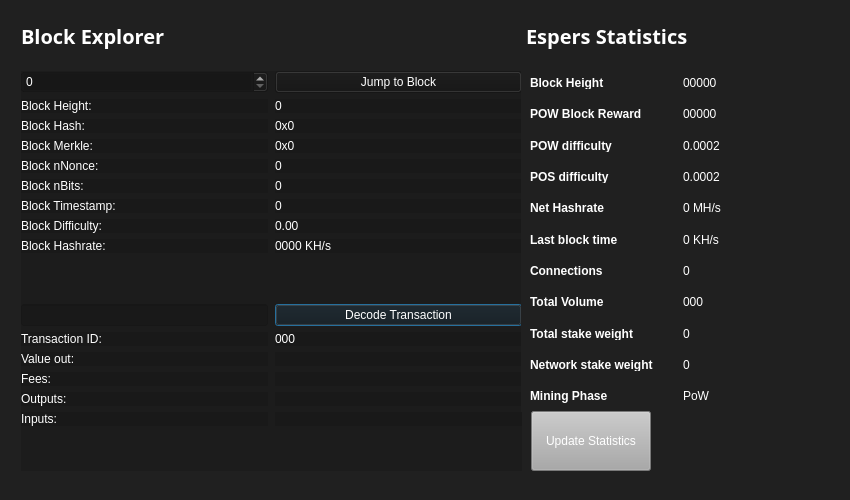
<?xml version="1.0" encoding="UTF-8"?>
<ui version="4.0">
 <class>BlockBrowser</class>
 <widget class="QDialog" name="BlockBrowser">
  <property name="windowModality">
   <enum>Qt::NonModal</enum>
  </property>
  <property name="enabled">
   <bool>true</bool>
  </property>
  <property name="geometry">
   <rect>
    <x>0</x>
    <y>0</y>
    <width>850</width>
    <height>500</height>
   </rect>
  </property>
  <property name="sizePolicy">
   <sizepolicy hsizetype="Preferred" vsizetype="Preferred">
    <horstretch>0</horstretch>
    <verstretch>0</verstretch>
   </sizepolicy>
  </property>
  <property name="minimumSize">
   <size>
    <width>0</width>
    <height>0</height>
   </size>
  </property>
  <property name="acceptDrops">
   <bool>false</bool>
  </property>
  <property name="windowTitle">
   <string>Form</string>
  </property>
  <property name="styleSheet">
   <string notr="true">color: rgb(255, 255, 255);
    background-color: rgb(32, 32, 32);</string>
  </property>
  <layout class="QGridLayout">
   <property name="sizeConstraint">
    <enum>QLayout::SetMaximumSize</enum>
   </property>
   <property name="leftMargin">
    <number>21</number>
   </property>
   <property name="topMargin">
    <number>21</number>
   </property>
   <property name="rightMargin">
    <number>10</number>
   </property>
   <item row="1" column="0">
    <widget class="QWidget" name="widget_be" native="true">
     <widget class="QWidget" name="layoutWidget00">
      <property name="geometry">
       <rect>
        <x>0</x>
        <y>0</y>
        <width>501</width>
        <height>30</height>
       </rect>
      </property>
      <layout class="QHBoxLayout" name="horizontalLayout_4">
       <property name="spacing">
        <number>7</number>
       </property>
       <item>
        <widget class="QLabel" name="timeLabel">
         <property name="font">
          <font>
           <family>Open Sans,sans-serif</family>
          </font>
         </property>
         <property name="text">
          <string>&lt;html&gt;&lt;head/&gt;&lt;body&gt;&lt;p&gt;&lt;span style=&quot; font-size:20px; font-weight:600; color:#ffffff;&quot;&gt;Block Explorer &lt;/span&gt;&lt;/p&gt;&lt;/body&gt;&lt;/html&gt;</string>
         </property>
        </widget>
       </item>
       <item>
        <spacer name="horizontalSpacer_2">
         <property name="orientation">
          <enum>Qt::Horizontal</enum>
         </property>
         <property name="sizeHint" stdset="0">
          <size>
           <width>40</width>
           <height>20</height>
          </size>
         </property>
        </spacer>
       </item>
      </layout>
     </widget>
     <widget class="QWidget" name="layoutWidget01">
      <property name="geometry">
       <rect>
        <x>0</x>
        <y>50</y>
        <width>501</width>
        <height>400</height>
       </rect>
      </property>
      <property name="styleSheet">
       <string notr="true">background: transparent;
        background-color: rgba(20, 20, 20, 0.35);
       </string>
      </property>
      <layout class="QGridLayout" name="gridLayout_3" rowstretch="0,0,0,0,0,0,0,0,0,0,0,0,0,0,0,0,0,0,0" columnstretch="0,0">
       <property name="sizeConstraint">
        <enum>QLayout::SetDefaultConstraint</enum>
       </property>
       <property name="horizontalSpacing">
        <number>7</number>
       </property>
       <item row="18" column="0">
        <spacer name="verticalSpacer">
         <property name="orientation">
          <enum>Qt::Vertical</enum>
         </property>
         <property name="sizeHint" stdset="0">
          <size>
           <width>20</width>
           <height>40</height>
          </size>
         </property>
        </spacer>
       </item>
       <item row="12" column="1">
        <widget class="QPushButton" name="txButton">
         <property name="text">
          <string>Decode Transaction</string>
         </property>
        </widget>
       </item>
       <item row="17" column="0">
        <widget class="QLabel" name="inputLabel">
         <property name="text">
          <string>Inputs:</string>
         </property>
         <property name="alignment">
          <set>Qt::AlignLeading|Qt::AlignLeft|Qt::AlignTop</set>
         </property>
        </widget>
       </item>
       <item row="10" column="1">
        <widget class="QLabel" name="pawBox">
         <property name="text">
          <string>0000 KH/s</string>
         </property>
        </widget>
       </item>
       <item row="14" column="0">
        <widget class="QLabel" name="valueLabel">
         <property name="text">
          <string>Value out:</string>
         </property>
        </widget>
       </item>
       <item row="13" column="0">
        <widget class="QLabel" name="txLabel">
         <property name="text">
          <string>Transaction ID:</string>
         </property>
        </widget>
       </item>
       <item row="9" column="1">
        <widget class="QLabel" name="hardBox">
         <property name="text">
          <string>0.00</string>
         </property>
        </widget>
       </item>
       <item row="13" column="1">
        <widget class="QLabel" name="txID">
         <property name="text">
          <string>000</string>
         </property>
        </widget>
       </item>
       <item row="17" column="1">
        <widget class="QLabel" name="inputBox">
         <property name="text">
          <string/>
         </property>
         <property name="alignment">
          <set>Qt::AlignLeading|Qt::AlignLeft|Qt::AlignTop</set>
         </property>
        </widget>
       </item>
       <item row="14" column="1">
        <widget class="QLabel" name="valueBox">
         <property name="text">
          <string/>
         </property>
        </widget>
       </item>
       <item row="9" column="0">
        <widget class="QLabel" name="hardLabel">
         <property name="text">
          <string>Block Difficulty:</string>
         </property>
        </widget>
       </item>
       <item row="1" column="0">
        <widget class="QSpinBox" name="heightBox">
         <property name="sizePolicy">
          <sizepolicy hsizetype="Preferred" vsizetype="Fixed">
           <horstretch>0</horstretch>
           <verstretch>0</verstretch>
          </sizepolicy>
         </property>
         <property name="maximum">
          <number>99999999</number>
         </property>
        </widget>
       </item>
       <item row="3" column="0">
        <widget class="QLabel" name="heightLabel_2">
         <property name="text">
          <string>Block Height:</string>
         </property>
        </widget>
       </item>
       <item row="8" column="1">
        <widget class="QLabel" name="timeBox">
         <property name="text">
          <string>0</string>
         </property>
        </widget>
       </item>
       <item row="1" column="1">
        <widget class="QPushButton" name="blockButton">
         <property name="text">
          <string>Jump to Block</string>
         </property>
        </widget>
       </item>
       <item row="5" column="0">
        <widget class="QLabel" name="merkleLabel">
         <property name="text">
          <string>Block Merkle:</string>
         </property>
        </widget>
       </item>
       <item row="4" column="0">
        <widget class="QLabel" name="hashLabel">
         <property name="text">
          <string>Block Hash:</string>
         </property>
        </widget>
       </item>
       <item row="15" column="1">
        <widget class="QLabel" name="feesBox">
         <property name="text">
          <string/>
         </property>
        </widget>
       </item>
       <item row="10" column="0">
        <widget class="QLabel" name="pawLabel">
         <property name="text">
          <string>Block Hashrate:</string>
         </property>
        </widget>
       </item>
       <item row="3" column="1">
        <widget class="QLabel" name="heightLabel">
         <property name="text">
          <string>0</string>
         </property>
        </widget>
       </item>
       <item row="15" column="0">
        <widget class="QLabel" name="feesLabel">
         <property name="text">
          <string>Fees:</string>
         </property>
        </widget>
       </item>
       <item row="7" column="0">
        <widget class="QLabel" name="bitsLabel">
         <property name="text">
          <string>Block nBits:</string>
         </property>
        </widget>
       </item>
       <item row="7" column="1">
        <widget class="QLabel" name="bitsBox">
         <property name="text">
          <string>0</string>
         </property>
        </widget>
       </item>
       <item row="5" column="1">
        <widget class="QLabel" name="merkleBox">
         <property name="minimumSize">
          <size>
           <width>187</width>
           <height>0</height>
          </size>
         </property>
         <property name="text">
          <string>0x0</string>
         </property>
        </widget>
       </item>
       <item row="16" column="0">
        <widget class="QLabel" name="outputLabel">
         <property name="text">
          <string>Outputs:</string>
         </property>
         <property name="alignment">
          <set>Qt::AlignLeading|Qt::AlignLeft|Qt::AlignTop</set>
         </property>
        </widget>
       </item>
       <item row="16" column="1">
        <widget class="QLabel" name="outputBox">
         <property name="text">
          <string/>
         </property>
         <property name="alignment">
          <set>Qt::AlignLeading|Qt::AlignLeft|Qt::AlignTop</set>
         </property>
        </widget>
       </item>
       <item row="6" column="0">
        <widget class="QLabel" name="nonceLabel">
         <property name="text">
          <string>Block nNonce:</string>
         </property>
        </widget>
       </item>
       <item row="6" column="1">
        <widget class="QLabel" name="nonceBox">
         <property name="text">
          <string>0</string>
         </property>
        </widget>
       </item>
       <item row="8" column="0">
        <widget class="QLabel" name="timeLabel">
         <property name="text">
          <string>Block Timestamp:</string>
         </property>
        </widget>
       </item>
       <item row="4" column="1">
        <widget class="QLabel" name="hashBox">
         <property name="enabled">
          <bool>true</bool>
         </property>
         <property name="sizePolicy">
          <sizepolicy hsizetype="Preferred" vsizetype="Preferred">
           <horstretch>0</horstretch>
           <verstretch>0</verstretch>
          </sizepolicy>
         </property>
         <property name="minimumSize">
          <size>
           <width>0</width>
           <height>0</height>
          </size>
         </property>
         <property name="text">
          <string>0x0</string>
         </property>
        </widget>
       </item>
       <item row="12" column="0">
        <widget class="QLineEdit" name="txBox">
         <property name="sizePolicy">
          <sizepolicy hsizetype="Preferred" vsizetype="Fixed">
           <horstretch>0</horstretch>
           <verstretch>0</verstretch>
          </sizepolicy>
         </property>
         <property name="inputMask">
          <string comment="Transaction id" extracomment="Transaction id"/>
         </property>
         <property name="placeholderText">
          <string comment="Transaction ID" extracomment="Transaction ID"/>
         </property>
        </widget>
       </item>
       <item row="11" column="0">
        <spacer name="verticalSpacer_2">
         <property name="orientation">
          <enum>Qt::Vertical</enum>
         </property>
         <property name="sizeHint" stdset="0">
          <size>
           <width>20</width>
           <height>40</height>
          </size>
         </property>
        </spacer>
       </item>
      </layout>
     </widget>
     <widget class="QFrame" name="gridFrame_2">
      <property name="geometry">
       <rect>
        <x>500</x>
        <y>40</y>
        <width>580</width>
        <height>351</height>
       </rect>
      </property>
      <layout class="QGridLayout" name="gridLayout_4">
       <item row="3" column="0">
        <layout class="QFormLayout" name="formLayout_3">
         <property name="fieldGrowthPolicy">
          <enum>QFormLayout::FieldsStayAtSizeHint</enum>
         </property>
         <property name="horizontalSpacing">
          <number>30</number>
         </property>
         <property name="verticalSpacing">
          <number>18</number>
         </property>
         <property name="rightMargin">
          <number>0</number>
         </property>
         <item row="1" column="0">
          <widget class="QLabel" name="label_17">
           <property name="text">
            <string>&lt;html&gt;&lt;head/&gt;&lt;body&gt;&lt;p&gt;&lt;span style=&quot; font-weight:600;&quot;&gt;Block Height&lt;/span&gt;&lt;/p&gt;&lt;/body&gt;&lt;/html&gt;</string>
           </property>
          </widget>
         </item>
         <item row="1" column="1">
          <widget class="QLabel" name="heightBox_3">
           <property name="text">
            <string>00000</string>
           </property>
          </widget>
         </item>
         <item row="2" column="0">
          <widget class="QLabel" name="label_18">
           <property name="text">
            <string>&lt;html&gt;&lt;head/&gt;&lt;body&gt;&lt;p&gt;&lt;span style=&quot; font-weight:600;&quot;&gt;POW Block Reward&lt;/span&gt;&lt;/p&gt;&lt;/body&gt;&lt;/html&gt;</string>
           </property>
          </widget>
         </item>
         <item row="2" column="1">
          <widget class="QLabel" name="rewardBox_2">
           <property name="text">
            <string>00000</string>
           </property>
          </widget>
         </item>
         <item row="3" column="0">
          <widget class="QLabel" name="label_19">
           <property name="text">
            <string>&lt;html&gt;&lt;head/&gt;&lt;body&gt;&lt;p&gt;&lt;span style=&quot; font-weight:600;&quot;&gt;POW difficulty&lt;/span&gt;&lt;/p&gt;&lt;/body&gt;&lt;/html&gt;</string>
           </property>
          </widget>
         </item>
         <item row="3" column="1">
          <widget class="QLabel" name="diffBox_2">
           <property name="text">
            <string>0.0002</string>
           </property>
          </widget>
         </item>
         <item row="4" column="0">
          <widget class="QLabel" name="label_20">
           <property name="text">
            <string>&lt;html&gt;&lt;head/&gt;&lt;body&gt;&lt;p&gt;&lt;span style=&quot; font-weight:600;&quot;&gt;POS difficulty&lt;/span&gt;&lt;/p&gt;&lt;/body&gt;&lt;/html&gt;</string>
           </property>
          </widget>
         </item>
         <item row="4" column="1">
          <widget class="QLabel" name="diffBox2_2">
           <property name="text">
            <string>0.0002</string>
           </property>
          </widget>
         </item>
         <item row="5" column="0">
          <widget class="QLabel" name="label_21">
           <property name="text">
            <string>&lt;html&gt;&lt;head/&gt;&lt;body&gt;&lt;p&gt;&lt;span style=&quot; font-weight:600;&quot;&gt;Net Hashrate&lt;/span&gt;&lt;/p&gt;&lt;/body&gt;&lt;/html&gt;</string>
           </property>
          </widget>
         </item>
         <item row="5" column="1">
          <widget class="QLabel" name="pawrateBox_2">
           <property name="text">
            <string>0 MH/s</string>
           </property>
          </widget>
         </item>
         <item row="6" column="0">
          <widget class="QLabel" name="label3_3">
           <property name="sizePolicy">
            <sizepolicy hsizetype="Preferred" vsizetype="Maximum">
             <horstretch>0</horstretch>
             <verstretch>0</verstretch>
            </sizepolicy>
           </property>
           <property name="text">
            <string>&lt;html&gt;&lt;head/&gt;&lt;body&gt;&lt;p&gt;&lt;span style=&quot; font-weight:600;&quot;&gt;Last block time&lt;/span&gt;&lt;/p&gt;&lt;/body&gt;&lt;/html&gt;</string>
           </property>
          </widget>
         </item>
         <item row="6" column="1">
          <widget class="QLabel" name="localBox_2">
           <property name="text">
            <string>0 KH/s</string>
           </property>
          </widget>
         </item>
         <item row="7" column="0">
          <widget class="QLabel" name="label1_3">
           <property name="text">
            <string>&lt;html&gt;&lt;head/&gt;&lt;body&gt;&lt;p&gt;&lt;span style=&quot; font-weight:600;&quot;&gt;Connections&lt;/span&gt;&lt;/p&gt;&lt;/body&gt;&lt;/html&gt;</string>
           </property>
          </widget>
         </item>
         <item row="7" column="1">
          <widget class="QLabel" name="connectionBox_2">
           <property name="text">
            <string>0</string>
           </property>
          </widget>
         </item>
         <item row="8" column="0">
          <widget class="QLabel" name="label_22">
           <property name="text">
            <string>&lt;html&gt;&lt;head/&gt;&lt;body&gt;&lt;p&gt;&lt;span style=&quot; font-weight:600;&quot;&gt;Total Volume&lt;/span&gt;&lt;/p&gt;&lt;/body&gt;&lt;/html&gt;</string>
           </property>
          </widget>
         </item>
         <item row="8" column="1">
          <widget class="QLabel" name="volumeBox_2">
           <property name="text">
            <string>000</string>
           </property>
          </widget>
         </item>
         <item row="9" column="0">
          <widget class="QLabel" name="label_23">
           <property name="text">
            <string>&lt;html&gt;&lt;head/&gt;&lt;body&gt;&lt;p&gt;&lt;span style=&quot; font-weight:600;&quot;&gt;Total stake weight&lt;/span&gt;&lt;/p&gt;&lt;/body&gt;&lt;/html&gt;</string>
           </property>
          </widget>
         </item>
         <item row="9" column="1">
          <widget class="QLabel" name="minBox_2">
           <property name="text">
            <string>0</string>
           </property>
          </widget>
         </item>
         <item row="10" column="0">
          <widget class="QLabel" name="label_24">
           <property name="text">
            <string>&lt;html&gt;&lt;head/&gt;&lt;body&gt;&lt;p&gt;&lt;span style=&quot; font-weight:600;&quot;&gt;Network stake weight&lt;/span&gt;&lt;/p&gt;&lt;/body&gt;&lt;/html&gt;</string>
           </property>
          </widget>
         </item>
         <item row="10" column="1">
          <widget class="QLabel" name="maxBox_2">
           <property name="text">
            <string>0</string>
           </property>
          </widget>
         </item>
         <item row="11" column="0">
          <widget class="QLabel" name="label_25">
           <property name="text">
            <string>&lt;html&gt;&lt;head/&gt;&lt;body&gt;&lt;p&gt;&lt;span style=&quot; font-weight:600;&quot;&gt;Mining Phase&lt;/span&gt;&lt;/p&gt;&lt;/body&gt;&lt;/html&gt;</string>
           </property>
          </widget>
         </item>
         <item row="11" column="1">
          <widget class="QLabel" name="cBox_2">
           <property name="text">
            <string>PoW</string>
           </property>
          </widget>
         </item>
        </layout>
       </item>
       <item row="2" column="0">
        <spacer name="verticalSpacer_3">
         <property name="orientation">
          <enum>Qt::Vertical</enum>
         </property>
         <property name="sizeHint" stdset="0">
          <size>
           <width>20</width>
           <height>40</height>
          </size>
         </property>
        </spacer>
       </item>
       <item row="1" column="1" rowspan="3">
        <widget class="QFrame" name="frame">
         <property name="minimumSize">
          <size>
           <width>240</width>
           <height>0</height>
          </size>
         </property>
         <property name="frameShape">
          <enum>QFrame::StyledPanel</enum>
         </property>
         <property name="frameShadow">
          <enum>QFrame::Raised</enum>
         </property>
         <widget class="QLabel" name="label_4">
          <property name="geometry">
           <rect>
            <x>0</x>
            <y>0</y>
            <width>240</width>
            <height>389</height>
           </rect>
          </property>
          <property name="sizePolicy">
           <sizepolicy hsizetype="Preferred" vsizetype="Ignored">
            <horstretch>0</horstretch>
            <verstretch>0</verstretch>
           </sizepolicy>
          </property>
          <property name="minimumSize">
           <size>
            <width>240</width>
            <height>0</height>
           </size>
          </property>
          <property name="pixmap">
           <pixmap>:/images/stat_logo</pixmap>
          </property>
         </widget>
        </widget>
       </item>
      </layout>
     </widget>
     <widget class="QWidget" name="layoutWidget02">
      <property name="geometry">
       <rect>
        <x>505</x>
        <y>0</y>
        <width>311</width>
        <height>30</height>
       </rect>
      </property>
      <layout class="QHBoxLayout" name="horizontalLayout_5">
       <property name="spacing">
        <number>7</number>
       </property>
       <item>
        <widget class="QLabel" name="label_6">
         <property name="font">
          <font>
           <family>Open Sans,sans-serif</family>
          </font>
         </property>
         <property name="text">
          <string>&lt;html&gt;&lt;head/&gt;&lt;body&gt;&lt;p&gt;&lt;span style=&quot; font-size:20px; font-weight:600; color:#ffffff;&quot;&gt;Espers Statistics&lt;/span&gt;&lt;/p&gt;&lt;/body&gt;&lt;/html&gt;</string>
         </property>
        </widget>
       </item>
       <item>
        <spacer name="horizontalSpacer_3">
         <property name="orientation">
          <enum>Qt::Horizontal</enum>
         </property>
         <property name="sizeHint" stdset="0">
          <size>
           <width>40</width>
           <height>20</height>
          </size>
         </property>
        </spacer>
       </item>
      </layout>
     </widget>
     <widget class="QPushButton" name="startButton">
      <property name="geometry">
       <rect>
        <x>510</x>
        <y>390</y>
        <width>120</width>
        <height>60</height>
       </rect>
      </property>
      <property name="sizePolicy">
       <sizepolicy hsizetype="Fixed" vsizetype="Fixed">
        <horstretch>0</horstretch>
        <verstretch>0</verstretch>
       </sizepolicy>
      </property>
      <property name="minimumSize">
       <size>
        <width>120</width>
        <height>60</height>
       </size>
      </property>
      <property name="styleSheet">
       <string notr="true">background:darkgrey;</string>
      </property>
      <property name="text">
       <string>Update Statistics</string>
      </property>
     </widget>
    </widget>
   </item>
  </layout>
 </widget>
 <resources/>
 <connections/>
</ui>
